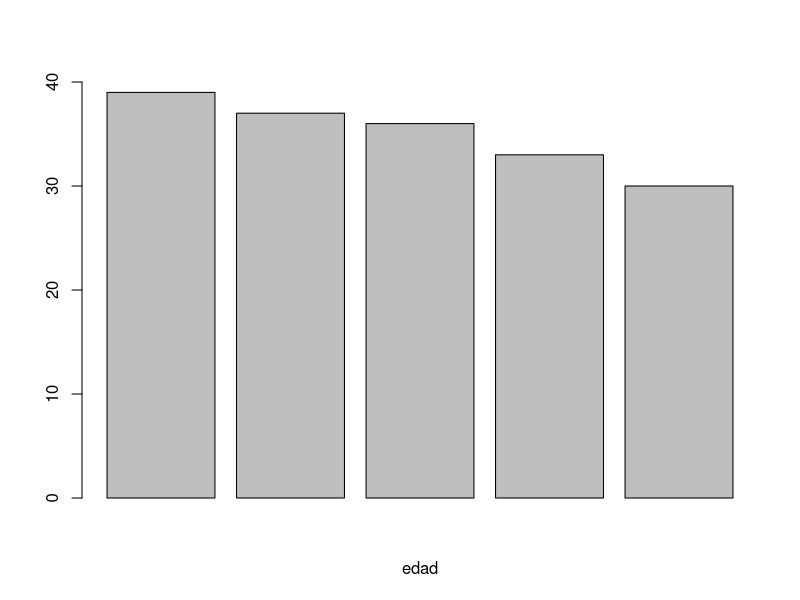
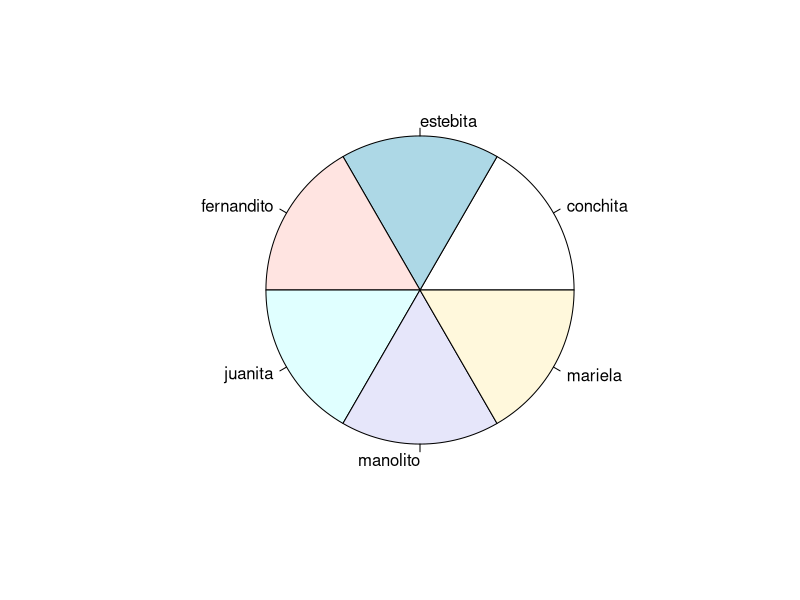
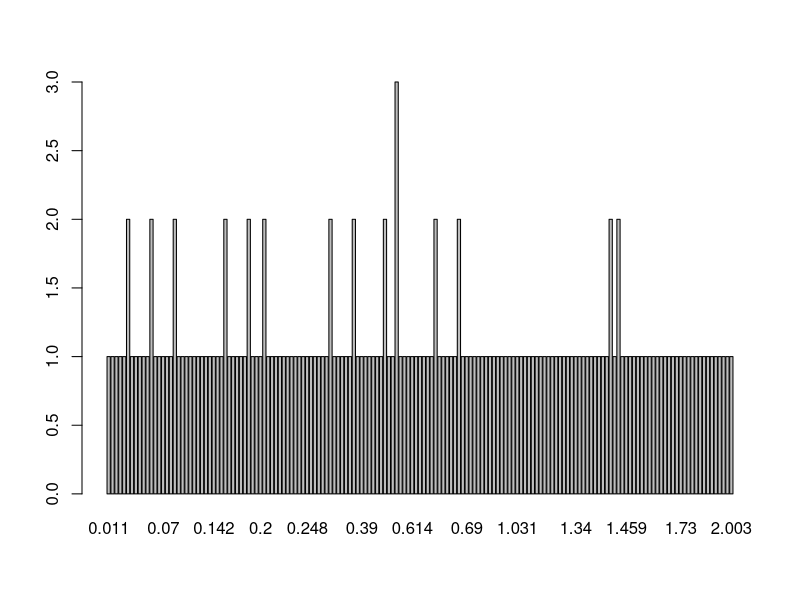

Write R code to recreate these figures, in order.
## ---- chunk 1
knitr::opts_chunk$set(echo = TRUE)
## ---- chunk 2

barplot(sample(30:40,size=5,replace = T),beside = T, xlab = "edad", ylim = c(0,40))
## ---- chunk 3
alumnos = c("manolito","juanita","fernandito","estebita","mariela","conchita")
pie(table(alumnos))
## ---- chunk 4
#help(DNase)
dn = DNase
head(dn)
barplot(table(dn$density))
